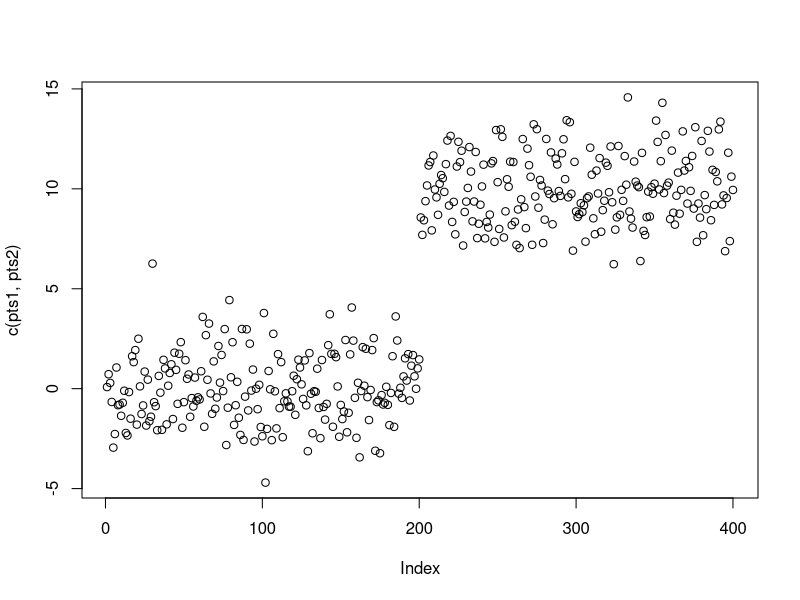
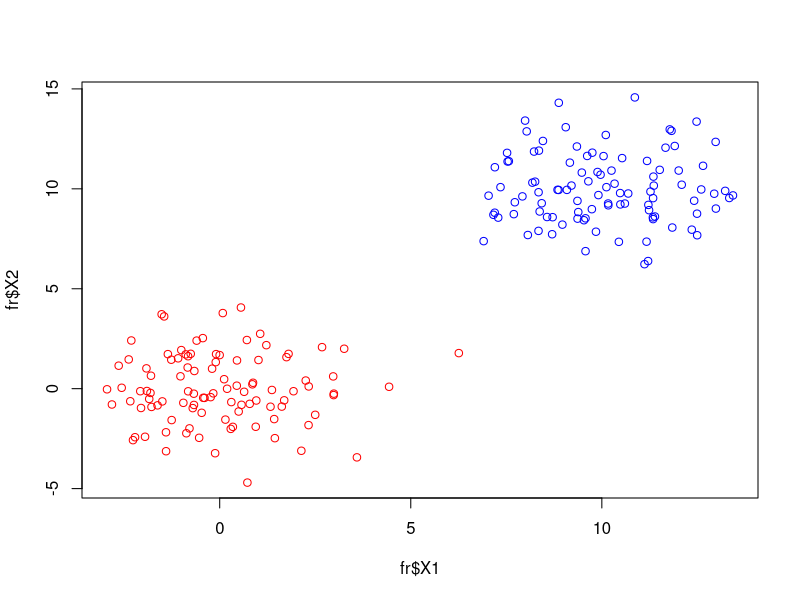
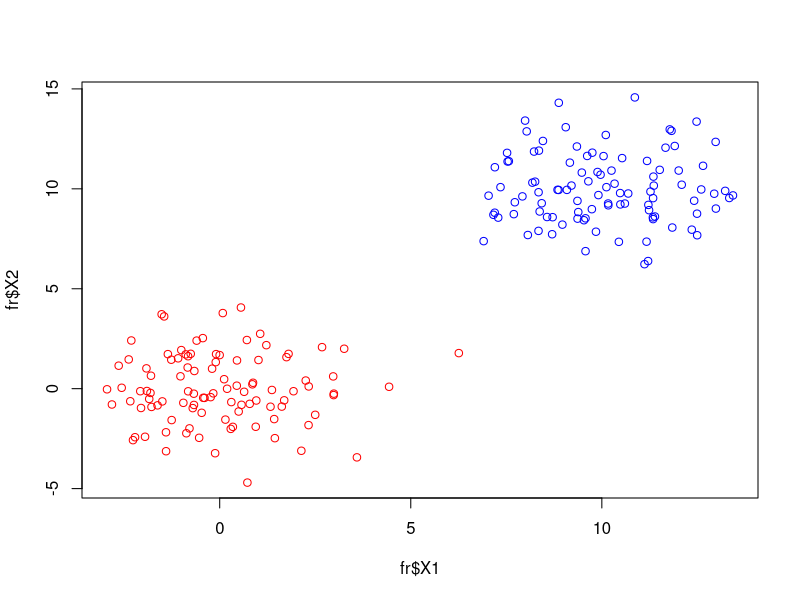
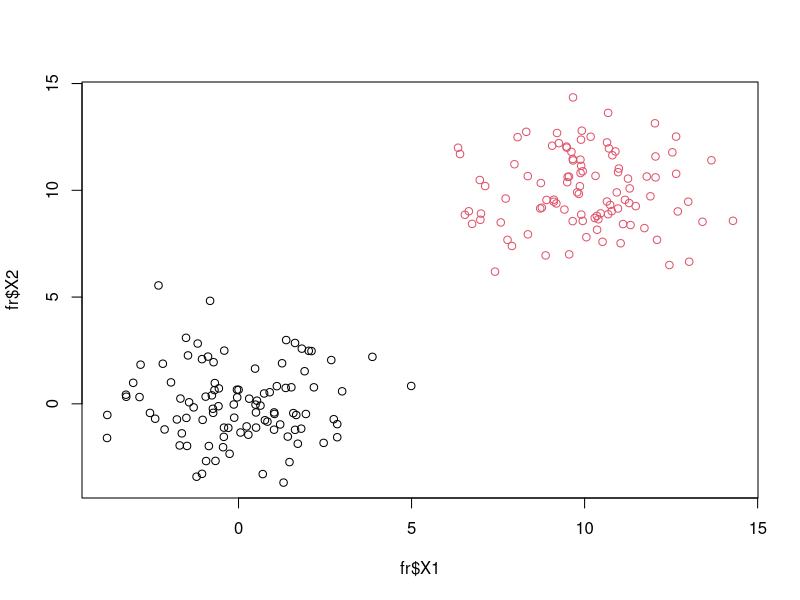
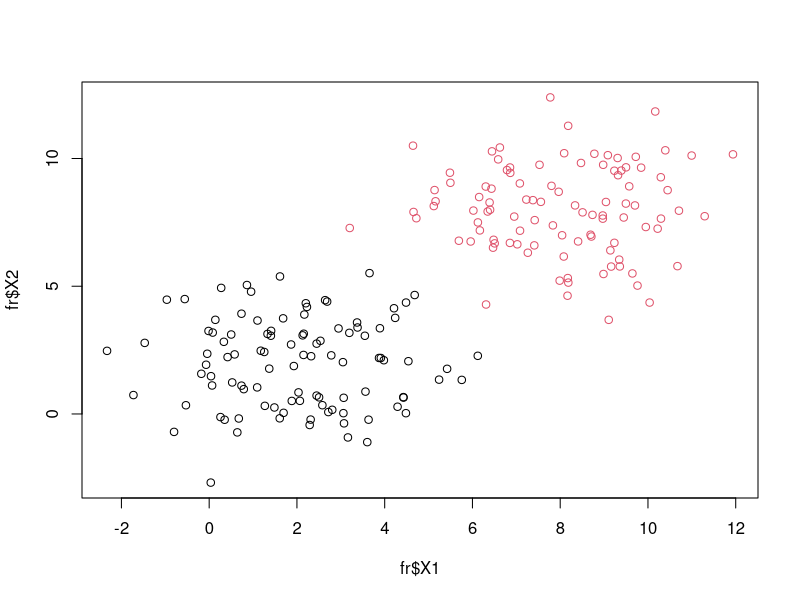
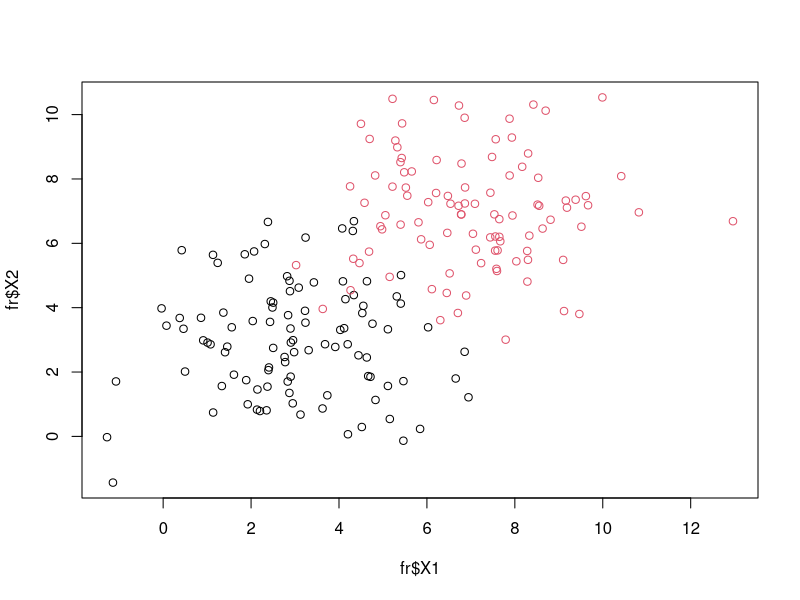
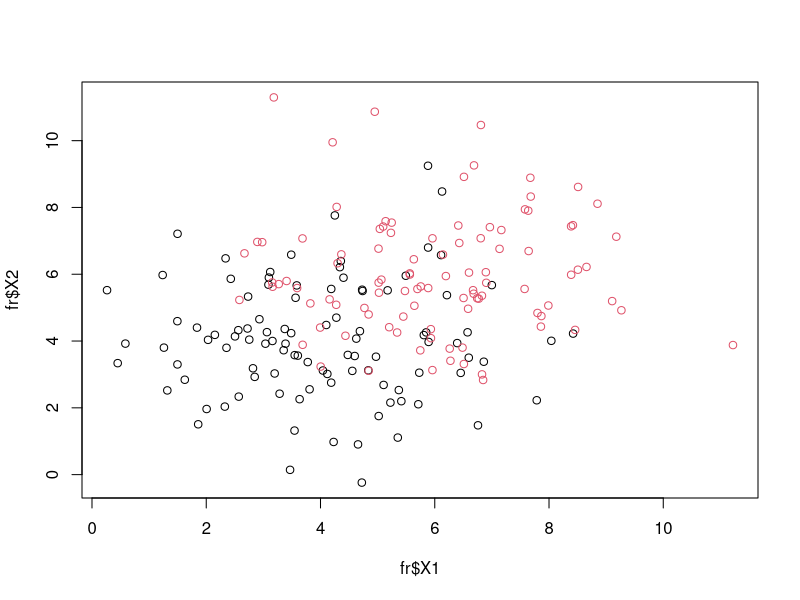
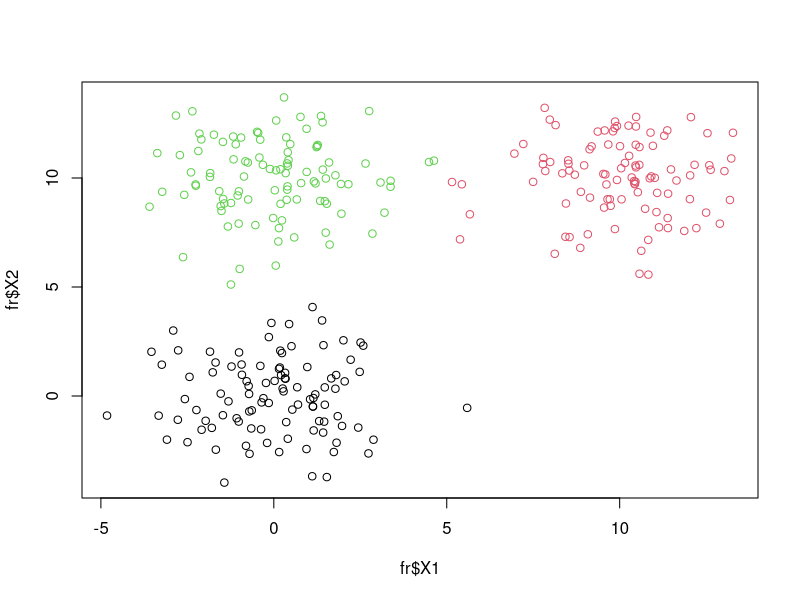

The R script that drew these images, in order:
library(MASS)
pts2 <- mvrnorm(n=100, c(10, 10), matrix(c(3, 0, 6, 3), 2, 2), empirical = TRUE)
pts1 <- mvrnorm(n=100, c(0, 0), matrix(c(3, 0, 6, 3), 2, 2), empirical = TRUE)
plot(c(pts1,pts2))
pts1.frame <- data.frame(pts1)
pts1.frame$col <- rep(1,nrow(pts1.frame))
pts2.frame <- data.frame(pts2)
pts2.frame$col <- rep(2,nrow(pts2.frame))
fr <- rbind(pts1.frame, pts2.frame)
write.table(fr,'training_set_1.csv', row.names=FALSE, col.names=FALSE, sep=",")
plot(fr$X1,fr$X2, col=c("red","blue")[fr$col])

pts1 <- mvrnorm(n=100, c(0, 0), matrix(c(3, 0, 6, 3), 2, 2), empirical = TRUE)
pts2 <- mvrnorm(n=100, c(10, 10), matrix(c(3, 0, 6, 3), 2, 2), empirical = TRUE)
vals <- list(pts1, pts2)

points <- function(vals, file.name){
	fr <- data.frame();
	for(i in 1:length(vals)){
		pts1.frame <- data.frame(vals[i]);
		pts1.frame$col <- rep(i,nrow(pts1.frame));
		fr <- rbind(fr, pts1.frame);
	}
	write.table(fr,file.name, row.names=FALSE, col.names=FALSE, sep=",");
	png(filename=paste(file.name, '.png', sep=""))
	plot(fr$X1,fr$X2, col=fr$col)
	dev.off()
	return(fr);
}
plot(fr$X1,fr$X2, col=c("red","blue","green")[fr$col])

pts1 <- mvrnorm(n=100, c(0, 0), matrix(c(3, 0, 6, 3), 2, 2), empirical = TRUE)
pts2 <- mvrnorm(n=100, c(10, 10), matrix(c(3, 0, 6, 3), 2, 2), empirical = TRUE)
vals <- list(pts1, pts2)
points(vals, 'set_1_2_eq');
pts1 <- mvrnorm(n=100, c(2, 2), matrix(c(3, 0, 6, 3), 2, 2), empirical = TRUE)
pts2 <- mvrnorm(n=100, c(8, 8), matrix(c(3, 0, 6, 3), 2, 2), empirical = TRUE)
vals <- list(pts1, pts2)
points(vals, 'set_2_2_eq');
pts1 <- mvrnorm(n=100, c(3, 3), matrix(c(3, 0, 6, 3), 2, 2), empirical = TRUE)
pts2 <- mvrnorm(n=100, c(7, 7), matrix(c(3, 0, 6, 3), 2, 2), empirical = TRUE)
vals <- list(pts1, pts2)
points(vals, 'set_3_2_eq');
pts1 <- mvrnorm(n=100, c(4, 4), matrix(c(3, 0, 6, 3), 2, 2), empirical = TRUE)
pts2 <- mvrnorm(n=100, c(6, 6), matrix(c(3, 0, 6, 3), 2, 2), empirical = TRUE)
vals <- list(pts1, pts2)
points(vals, 'set_4_2_eq');

pts1 <- mvrnorm(n=100, c(0, 0), matrix(c(3, 0, 6, 3), 2, 2), empirical = TRUE)
pts2 <- mvrnorm(n=100, c(10, 10), matrix(c(3, 0, 6, 3), 2, 2), empirical = TRUE)
pts3 <- mvrnorm(n=100, c(0, 10), matrix(c(3, 0, 6, 3), 2, 2), empirical = TRUE)
vals <- list(pts1, pts2, pts3)
points(vals, 'set_5_3_2_eq');
pts1 <- mvrnorm(n=100, c(2, 2), matrix(c(3, 0, 6, 3), 2, 2), empirical = TRUE)
pts2 <- mvrnorm(n=100, c(8, 8), matrix(c(3, 0, 6, 3), 2, 2), empirical = TRUE)
pts3 <- mvrnorm(n=100, c(0, 10), matrix(c(3, 0, 6, 3), 2, 2), empirical = TRUE)
vals <- list(pts1, pts2, pts3)
points(vals, 'set_6_3_2_eq');
pts1 <- mvrnorm(n=100, c(3, 3), matrix(c(3, 0, 6, 3), 2, 2), empirical = TRUE)
pts2 <- mvrnorm(n=100, c(7, 7), matrix(c(3, 0, 6, 3), 2, 2), empirical = TRUE)
pts3 <- mvrnorm(n=100, c(0, 10), matrix(c(3, 0, 6, 3), 2, 2), empirical = TRUE)
vals <- list(pts1, pts2, pts3)
points(vals, 'set_7_3_2_eq');
pts1 <- mvrnorm(n=100, c(4, 4), matrix(c(3, 0, 6, 3), 2, 2), empirical = TRUE)
pts2 <- mvrnorm(n=100, c(6, 6), matrix(c(3, 0, 6, 3), 2, 2), empirical = TRUE)
pts3 <- mvrnorm(n=100, c(0, 10), matrix(c(3, 0, 6, 3), 2, 2), empirical = TRUE)
vals <- list(pts1, pts2, pts3)
points(vals, 'set_8_3_2_eq');

pts1 <- mvrnorm(n=100, c(0, 0), matrix(c(3, 0, 6, 3), 2, 2), empirical = TRUE)
pts2 <- mvrnorm(n=100, c(10, 10), matrix(c(3, 0, 6, 3), 2, 2), empirical = TRUE)
pts3 <- mvrnorm(n=100, c(0, 10), matrix(c(3, 0, 6, 3), 2, 2), empirical = TRUE)
vals <- list(pts1, pts2, pts3)
points(vals, 'set_9_3_3_eq');
pts1 <- mvrnorm(n=100, c(2, 2), matrix(c(3, 0, 6, 3), 2, 2), empirical = TRUE)
pts2 <- mvrnorm(n=100, c(8, 8), matrix(c(3, 0, 6, 3), 2, 2), empirical = TRUE)
pts3 <- mvrnorm(n=100, c(2, 8), matrix(c(3, 0, 6, 3), 2, 2), empirical = TRUE)
vals <- list(pts1, pts2, pts3)
points(vals, 'set_10_3_3_eq');
pts1 <- mvrnorm(n=100, c(3, 3), matrix(c(3, 0, 6, 3), 2, 2), empirical = TRUE)
pts2 <- mvrnorm(n=100, c(7, 7), matrix(c(3, 0, 6, 3), 2, 2), empirical = TRUE)
pts3 <- mvrnorm(n=100, c(3, 7), matrix(c(3, 0, 6, 3), 2, 2), empirical = TRUE)
vals <- list(pts1, pts2, pts3)
points(vals, 'set_11_3_3_eq');
pts1 <- mvrnorm(n=100, c(4, 4), matrix(c(3, 0, 6, 3), 2, 2), empirical = TRUE)
pts2 <- mvrnorm(n=100, c(6, 6), matrix(c(3, 0, 6, 3), 2, 2), empirical = TRUE)
pts3 <- mvrnorm(n=100, c(4, 6), matrix(c(3, 0, 6, 3), 2, 2), empirical = TRUE)
vals <- list(pts1, pts2, pts3)
points(vals, 'set_12_3_3_eq');

for(j in 17:20){
	vals <- list()
	for(i in 1:8){
		pts1 <- mvrnorm(n=100, runif(2, 0, 20), matrix(c(1, 0, 2, 1), 2, 2), empirical = TRUE)
		vals[[length(vals) + 1]] <- pts1
	}
	points(vals, paste('set_',j,'_8_rand', sep=""));
}




